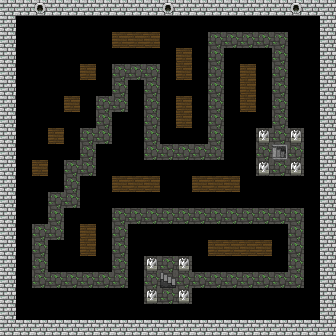

This game map was drawn from its Tiled (.tmx) file and the tilesets committed beside it. A one-line description and the full map source follow:
An orthogonal 21x21 tile map with 16x16 px tiles, 1 tile layer (图块层 1).

<map version="1.10" tiledversion="1.10.2" orientation="orthogonal" renderorder="left-up" width="21" height="21" tilewidth="16" tileheight="16" infinite="0" nextlayerid="2" nextobjectid="1">
 <tileset firstgid="1" source="下水道.tsx" />
 <layer id="1" name="图块层 1" width="21" height="21">
  <data encoding="csv">
5,5,13,5,5,5,5,5,5,5,13,5,5,5,5,5,5,5,13,5,5,
5,1,1,1,1,1,1,1,1,1,1,1,1,1,1,1,1,1,1,1,5,
5,1,1,1,1,1,1,15,15,15,1,1,1,3,3,3,3,3,1,1,5,
5,1,1,1,1,1,1,1,1,1,1,15,1,3,1,1,1,3,1,1,5,
5,1,1,1,1,15,1,3,3,3,1,15,1,3,1,15,1,3,1,1,5,
5,1,1,1,1,1,1,3,1,3,1,1,1,3,1,15,1,3,1,1,5,
5,1,1,1,15,1,3,3,1,3,1,15,1,3,1,15,1,3,1,1,5,
5,1,1,1,1,1,3,1,1,3,1,15,1,3,1,1,1,3,1,1,5,
5,1,1,15,1,3,3,1,1,3,1,1,1,3,1,1,26,3,26,1,5,
5,1,1,1,1,3,1,1,1,3,3,3,3,3,1,1,3,9,3,1,5,
5,1,15,1,3,3,1,1,1,1,1,1,1,1,1,1,26,3,26,1,5,
5,1,1,1,3,1,1,15,15,15,1,1,15,15,15,1,1,1,1,1,5,
5,1,1,3,3,1,1,1,1,1,1,1,1,1,1,1,1,1,1,1,5,
5,1,1,3,1,1,1,3,3,3,3,3,3,3,3,3,3,3,3,1,5,
5,1,3,3,1,15,1,3,1,1,1,1,1,1,1,1,1,1,3,1,5,
5,1,3,1,1,15,1,3,1,1,1,1,1,15,15,15,15,1,3,1,5,
5,1,3,1,1,1,1,3,1,26,3,26,1,1,1,1,1,1,3,1,5,
5,1,3,3,3,3,3,3,1,3,8,3,3,3,3,3,3,3,3,1,5,
5,1,1,1,1,1,1,1,1,26,3,26,1,1,1,1,1,1,1,1,5,
5,1,1,1,1,1,1,1,1,1,1,1,1,1,1,1,1,1,1,1,5,
5,5,5,5,5,5,5,5,5,5,5,5,5,5,5,5,5,5,5,5,5
</data>
 </layer>
</map>